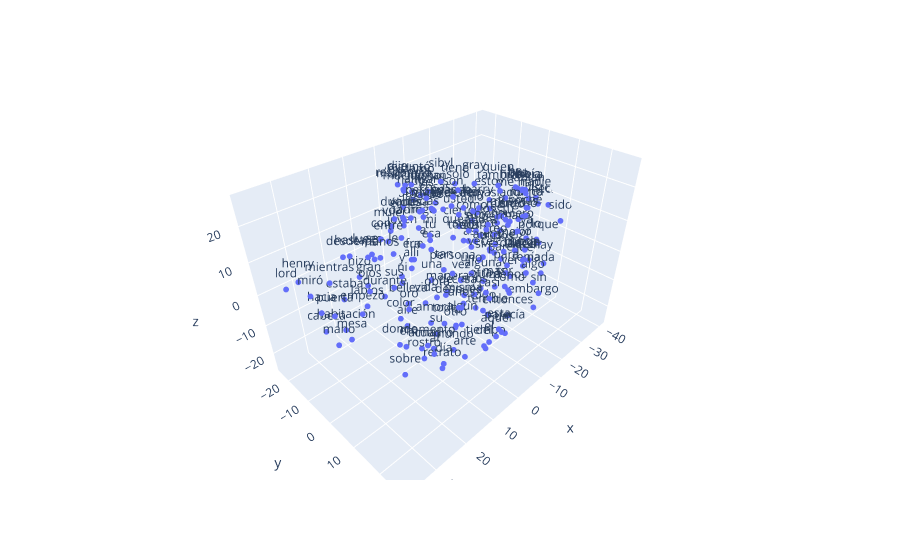

The code cell stored with this chart in its notebook:
### Markdown cell above
Se puede observar en el grafico, cercania entre palabras por ejemplo: (mujer, duquesa), (exclamó, preguntó,murmuró, respondió), (sus, ojos,manos, labios), retrato, cuadro, rostro) diversas palabras que se utilizan de manera conjunta dentro de la obra

### Code cell
# Graficar los embedddings en 3D

vecs, labels = reduce_dimensions(w2v_model,3)

fig = px.scatter_3d(x=vecs[:MAX_WORDS,0], y=vecs[:MAX_WORDS,1], z=vecs[:MAX_WORDS,2],text=labels[:MAX_WORDS])
fig.update_traces(marker_size = 2)
fig.show() # esto para plotly en colab
#fig.show(renderer="colab") # esto para plotly en colab

### Figure 1 — Plotly figure (JSON) as saved in the notebook; plotly's stock layout.template omitted (floating-point values rounded to 4 significant figures; data arrays with more than 128 entries replaced by an {"elided": "..."} marker saying what was removed)
{"data": [{"hovertemplate": "x=%{x}<br>y=%{y}<br>z=%{z}<br>text=%{text}<extra></extra>", "legendgroup": "", "marker": {"color": "#636efa", "size": 2, "symbol": "circle"}, "mode": "markers+text", "name": "", "scene": "scene", "showlegend": false, "text": {"elided": "200 str values"}, "type": "scatter3d", "x": {"elided": "200 float values"}, "y": {"elided": "200 float values"}, "z": {"elided": "200 float values"}}], "layout": {"legend": {"tracegroupgap": 0}, "margin": {"t": 60}, "scene": {"domain": {"x": [0, 1], "y": [0, 1]}, "xaxis": {"title": {"text": "x"}}, "yaxis": {"title": {"text": "y"}}, "zaxis": {"title": {"text": "z"}}}}}
